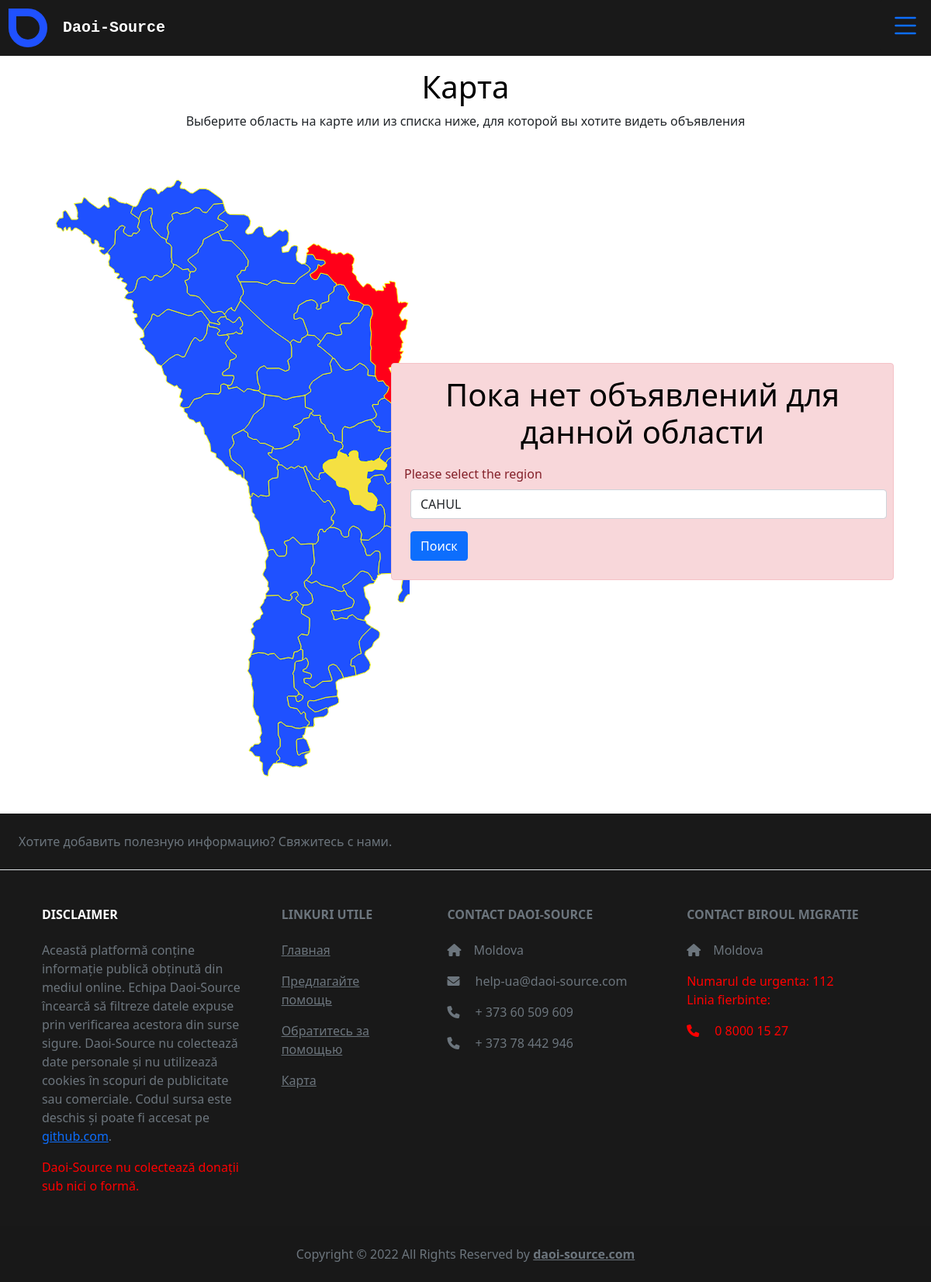
/map/?address=cahul, run on an earlier commit of the app's database.
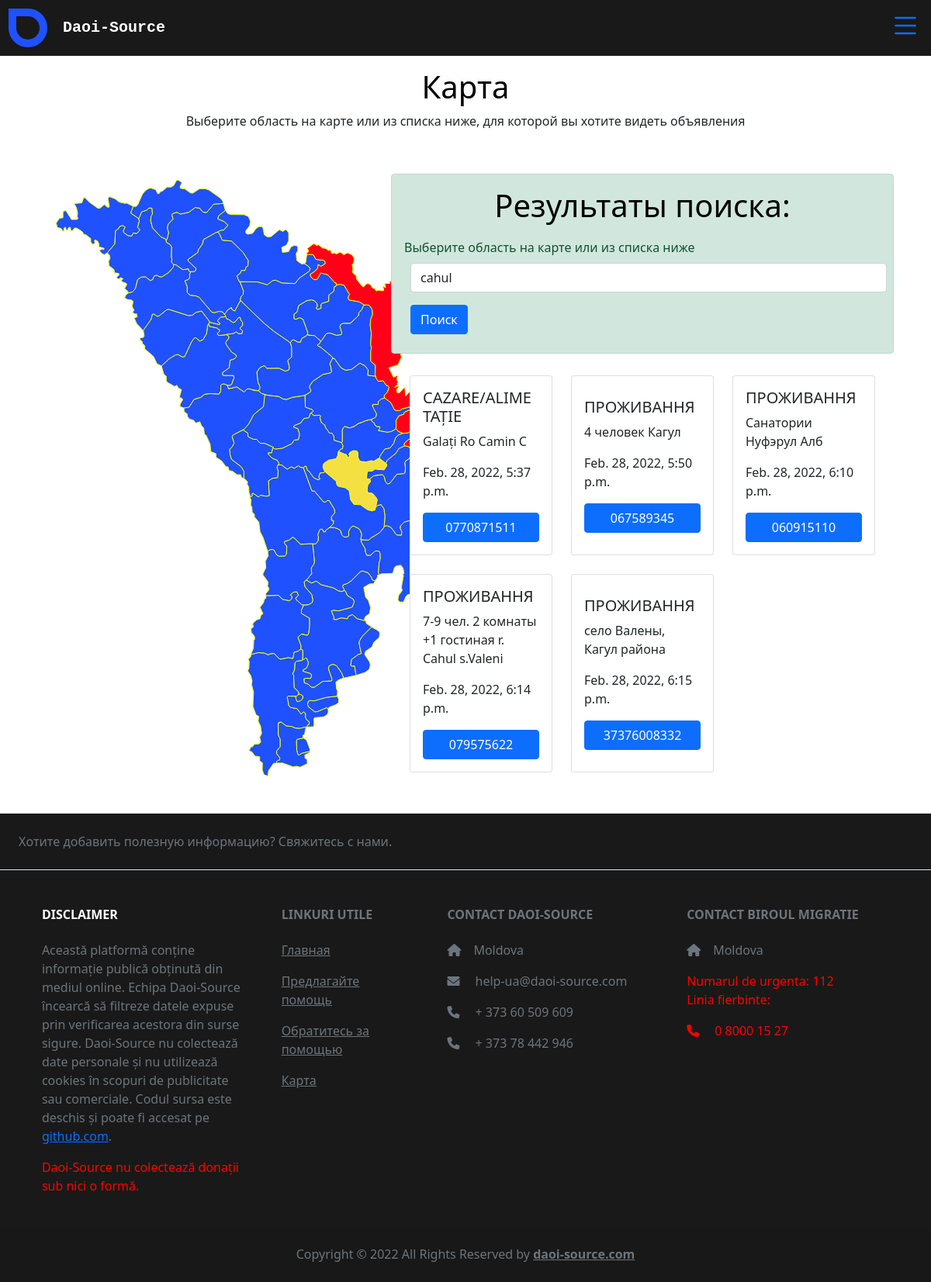
And on a later commit of the database.
### main/models.py (models this page shows)
class Help(models.Model):
    title = models.CharField(max_length=20, db_column="title")
    name = models.CharField(max_length=255)
    tel = models.CharField(max_length=15)
    details = models.TextField(max_length=1000)
    mod_date = models.DateTimeField(auto_now=True)
    link = models.URLField(max_length=1000, blank=True)
    class Adress(models.TextChoices):
        chisinau = "chisinau", "chisinau"
        balti = "balti", "balti"
        comrat = "comrat", "comrat"
        anenii_noi = "anenii_noi", "anenii_noi"
        basarabeasca = "basarabeasca", "basarabeasca"
        briceni = "briceni", "briceni"
        cahul = "cahul", "cahul"
        cantemir = "cantemir", "cantemir"
        calarasi = "calarasi", "calarasi"
        causeni = "causeni", "causeni"
        cimislia = "cimislia", "cimislia"
        criuleni = "criuleni", "criuleni"
        donduseni = "donduseni", "donduseni"
        drochia = "drochia", "drochia"
        dubasari = "dubasari", "dubasari"
        edinet = "edinet", "edinet"
        falesti = "falesti", "falesti"
        floresti = "floresti", "floresti"
        glodeni = "glodeni", "glodeni"
        hincesti = "hincesti", "hincesti"
        ialoveni = "ialoveni", "ialoveni"
        leova = "leova", "leova"
        nisporeni = "nisporeni", "nisporeni"
        ocnita = "ocnita", "ocnita"
        orhei = "orhei", "orhei"
        rezina = "rezina", "rezina"
        riscani = "riscani", "riscani"
        singerei = "singerei", "singerei"
        soroca = "soroca", "soroca"
        straseni = "straseni", "straseni"
        soldanesti = "soldanesti", "soldanesti"
        stefan_voda = "stefan_voda", "stefan_voda"
        taraclia = "taraclia", "taraclia"
        telenesti = "telenesti", "telenesti"
        ungheni = "ungheni", "ungheni"
    address = models.CharField(max_length=1000, choices=Adress.choices, default="chisinau")
    valabil = models.BooleanField(default=True)
    class Category(models.TextChoices):
        cazare = "cazare", 'Cazare | Проживання'
        transport = "transport", 'Transport | Транспорт'
        consiliere = "consiliere", 'Consiliere | Консультування'
        voluntariat = 'voluntariat', 'Волонтерство, переклад'
        donatii = 'donatii', 'Haine, alimente | Одяг, їжа'
        lucru = 'lucru', 'Lucru | Работа '
        medical = 'medical', 'Servicii medicale | Медицинские услуги'
    category = models.CharField(max_length=20, choices=Category.choices, null=True, default="None")
    def __str__(self):
        return f"{self.title}"

### main/views.py (the view)
# urls.py: path("map/", mapview, name="map"),
def mapview(request):
    help = Help.objects.order_by("mod_date")
    address = request.GET.get("address")
    if address:
        help = help.filter(address=address)
    paginator = Paginator(help, 6)
    page_number = request.GET.get('page', 1)
    try:
        help = paginator.page(page_number)
    except PageNotAnInteger:
        help = paginator.page(1)
    except EmptyPage:
        page_number = paginator.page(paginator.num_pages)
    page_obj = paginator.get_page(page_number)
    context = {
        "help": help,
        "page_obj": page_obj,
        "page_number": page_number,
        "address": address,
    }
    return render(request, "working.html", context=context)

### templates/working.html (shortened to what this page needs)
{% extends 'base.html' %}
{% load static%}
{% block head %}
<link rel="stylesheet" href="{% static 'style_map.css' %}">
{% endblock %}
{% block main %}
<div class="conainer">
          <h1 style="color: black; margin-top: 1rem; text-align: center;"> Карта</h1>
          <p style="text-align: center;">Выберите область на карте или из списка ниже, для которой вы хотите видеть объявления</p>
</div>
<div class="container-fluid row align-items-center">
   <div class="col-xl-5 col-lg-12">
<div class="svg-container" style="margin:3rem;">
</div>
<!DOCTYPE svg PUBLIC "-//W3C//DTD SVG 1.0//EN" "http://www.w3.org/TR/2001/REC-SVG-20010904/DTD/svg10.dtd">
</div>
<div class="col-xl-7 col-lg-12">
{% if address %}
{% if help %}
<div class="alert alert-success">
   <h1 class="text-center">Результаты поиска: </h1>
   <form method="get">
      <label for="address">Выберите область на карте или из списка ниже</label>
            <select style="margin: .5rem;" class="form-control" id="address" name="address">
              {% if address %}
              <option disabled selected  value="">{{ address }}</option>
              {% endif %}
            </select>
            <input style="margin: .5rem;" type="submit" class="btn btn-primary" value="Поиск">
   </form>
</div>
{% else %}
<div class="alert alert-danger">
   <h1 class="text-center">Пока нет объявлений для данной области</h1>
   <form method="get">
      <label for="address">Please select the region</label>
            <select style="margin: .5rem;" class="form-control" id="address" name="address">
              {% if address %}
              <option disabled selected  value="">{{ address|upper }}</option>
              {% endif %}
            </select>
            <input style="margin: .5rem;" type="submit" class="btn btn-primary" value="Поиск">
   </form>
</div>
{% endif %}
<div class="container-fluid">
   <div class="row">
{% for item in help %}
<div class="col-md-4 col-sm-12 d-flex justify-content-center">
    <div class="card d-flex justify-content-center" style="width: 18rem; margin:.75rem 0rem;min-height:200px ;">
        <div class="card-body d-flex justify-content-center flex-column">
          <h5 class="card-title">{{ item|upper }}</h5>
          <p class="card-text">{{ item.details }}</p>
          {% if item.mod_date%}
          <p class="card-text">{{ item.mod_date }}</p>
          {% elif item.pub_date %}
          <p class="card-text">{{ item.pub_date }}</p>
          {% else %}
          <p class="card-text">Feb. 25, 2022</p>
          {% endif %}
          <a href="tel:{{ item.tel }}" class="btn btn-primary">{{ item.tel }}</a>
        </div>
      </div>
</div>
{% endfor %}
</div>
</div>
{% endif %}
</div>
</div>
{% endblock%}

What changed in the data, as far as the page shows it:
added Help: title "CAZARE/ALIMETAȚIE", details "Galați Ro Camin C", mod_date "Feb. 28, 2022, 5:37 p.m.", tel "0770871511"
now on this page (row edited): Help: title "ПРОЖИВАННЯ", details "4 человек Кагул", mod_date "Feb. 28, 2022, 5:50 p.m.", tel "067589345"
now on this page (row edited): Help: title "ПРОЖИВАННЯ", details "Санатории Нуфэрул Алб", mod_date "Feb. 28, 2022, 6:10 p.m.", tel "060915110"
now on this page (row edited): Help: title "ПРОЖИВАННЯ", details "7-9 чел. 2 комнаты +1 гостиная r. Cahul s.Valeni", mod_date "Feb. 28, 2022, 6:14 p.m.", tel "079575622"
now on this page (row edited): Help: title "ПРОЖИВАННЯ", details "село Валены, Кагул района", mod_date "Feb. 28, 2022, 6:15 p.m.", tel "37376008332"
Also different on the page:
form field address: (not shown) → "cahul"
form field value: (not shown) → "Поиск"
form field address: "CAHUL" → (not shown)
form field value: "Поиск" → (not shown)
text no longer shown: "Пока нет объявлений для данной области Please select the region"
text now shown: "Результаты поиска: Выберите область на карте или из списка ниже"
